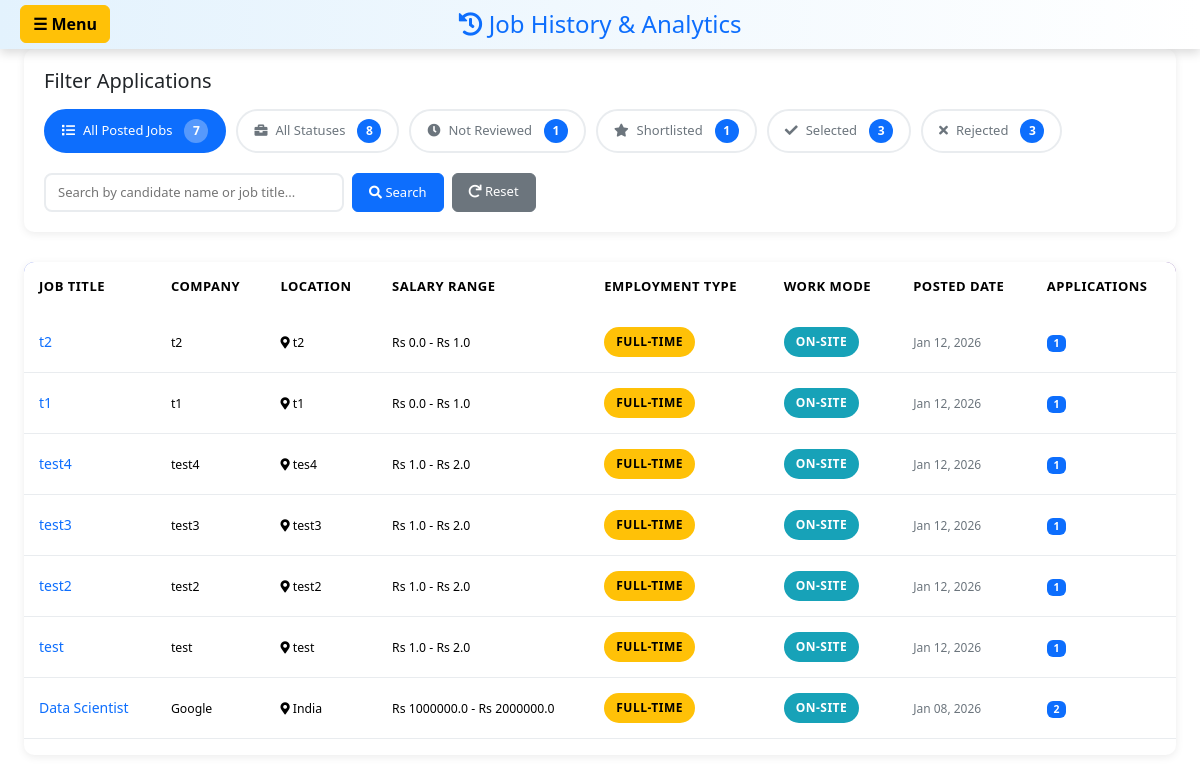
The page /job-history/?mode=jobs (signed in) on the database as committed earlier.
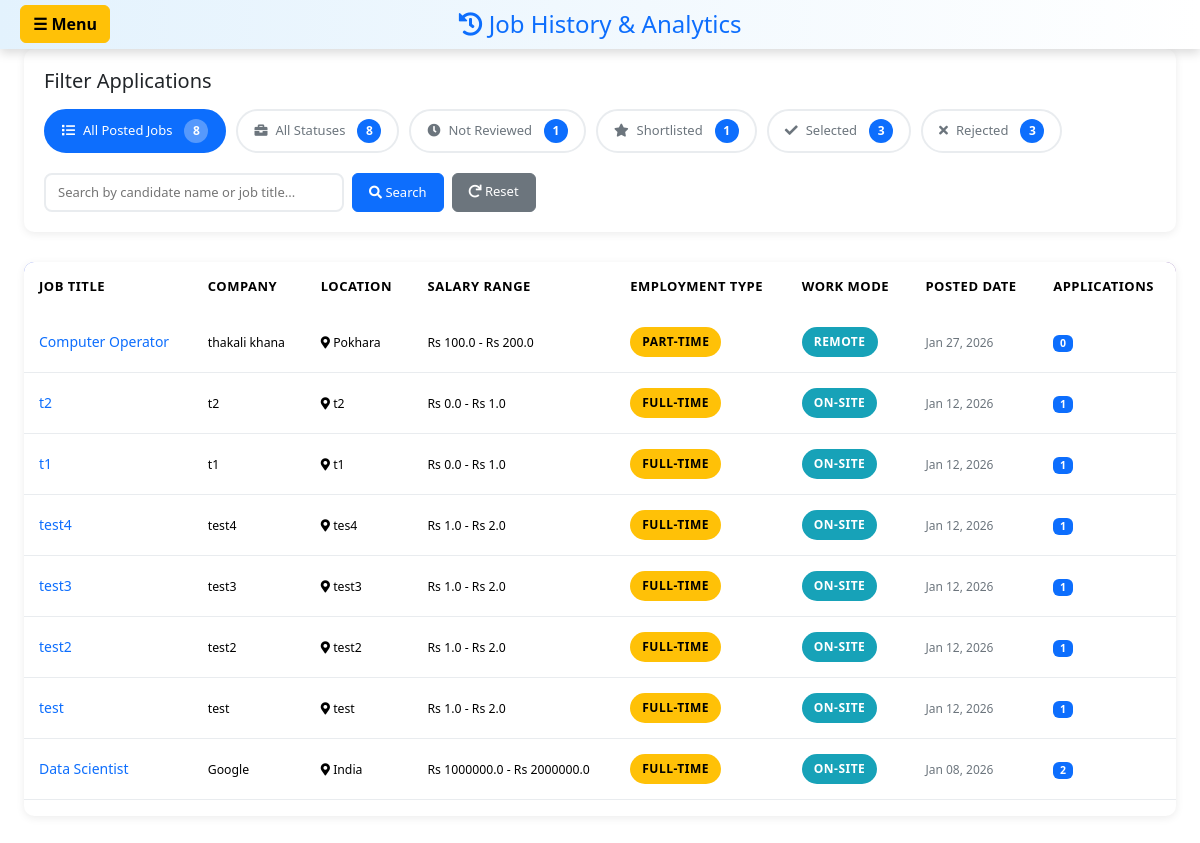
The same page on the database as committed later.
### hr/models.py (models this page shows, shortened)
class JobPost(models.Model):
    user=models.ForeignKey(User,on_delete=models.CASCADE)
    title=models.CharField(max_length=200)
    address=models.CharField(max_length=200)
    CompanyName=models.CharField(max_length=200)
    salaryLow=models.FloatField(default=0, validators=[MinValueValidator(0)])
    salaryHigh=models.FloatField(default=0, validators=[MinValueValidator(0)])
    applycount=models.IntegerField(default=0)
    lastDateToApply=models.DateField()
    created_at=models.DateTimeField(auto_now_add=True, null=True)
    employment_type = models.CharField(max_length=20, choices=EMPLOYMENT_TYPE_CHOICES, default='full-time', null=True, blank=True)
    work_mode = models.CharField(max_length=20, choices=WORK_MODE_CHOICES, default='on-site', null=True, blank=True)

### hr/views.py (the view, shortened to what this page needs)
# urls.py: path("job-history/", views.job_history, name='job_history'),
@login_required(login_url='login_user')
def job_history(request):
    all_jobs = JobPost.objects.filter(user=request.user).order_by('-created_at')
    display_mode = request.GET.get('mode', 'applications')
    all_applications = candidateApplication.objects.filter(
        job__user=request.user
    ).select_related('user', 'job').order_by('-applied_at')
    status_filter = request.GET.get('status', 'all')
    if status_filter != 'all':
        all_applications = all_applications.filter(status=status_filter)
    search_query = request.GET.get('search', '').strip()
    total_applications = candidateApplication.objects.filter(job__user=request.user).count()
    pending_count = candidateApplication.objects.filter(
        job__user=request.user, status='pending'
    ).count()
    shortlisted_count = candidateApplication.objects.filter(
        job__user=request.user, status='shortlisted'
    ).count()
    selected_count = candidateApplication.objects.filter(
        job__user=request.user, status='selected'
    ).count()
    rejected_count = candidateApplication.objects.filter(
        job__user=request.user, status='rejected'
    ).count()
    context = {
        'all_jobs': all_jobs,
        'all_applications': all_applications,
        'status_filter': status_filter,
        'search_query': search_query,
        'total_applications': total_applications,
        'pending_count': pending_count,
        'shortlisted_count': shortlisted_count,
        'selected_count': selected_count,
        'rejected_count': rejected_count,
        'total_jobs': all_jobs.count(),
        'display_mode': display_mode,
        'navbar_title': mark_safe("""
        <h2><i class="fas fa-history"></i> Job History & Analytics</h2>
    """)
    }
    return render(request, 'hr/job_history.html', context)

### hr/templates/hr/job_history.html (shortened to what the changed rows need)
<!DOCTYPE html>
<html lang="en">
<head>
    <link href="https://cdn.jsdelivr.net/npm/bootstrap@5.3.8/dist/css/bootstrap.min.css" rel="stylesheet">
    <link href="https://cdnjs.cloudflare.com/ajax/libs/font-awesome/6.4.0/css/all.min.css" rel="stylesheet">
</head>
<body>
    {% include 'hr/navbar.html' %}
    <div class="container-fluid px-4" style="max-width: 1400px;">
        <div class="filter-section">
            <div class="status-tabs">
                <a href="?mode=jobs" class="status-tab {% if display_mode == 'jobs' and request.GET.mode == 'jobs' %}active{% elif display_mode == 'jobs' %}active{% endif %}">
                    <i class="fas fa-list"></i>All Posted Jobs
                    <span class="count-badge">{{ total_jobs }}</span>
                </a>
            </div>
        </div>
        {% if display_mode == 'jobs' %}
            {% if all_jobs %}
            <div class="applications-table">
                <table class="table">
                    <thead>
                        <tr>
                            <th>Job Title</th>
                            <th>Company</th>
                            <th>Location</th>
                            <th>Salary Range</th>
                            <th>Employment Type</th>
                            <th>Work Mode</th>
                            <th>Posted Date</th>
                            <th>Applications</th>
                        </tr>
                    </thead>
                    <tbody>
                        {% for job in all_jobs %}
                        <tr>
                            <td>
                                <div class="job-title">{{ job.title }}</div>
                            </td>
                            <td>
                                <small>{{ job.CompanyName }}</small>
                            </td>
                            <td>
                                <small><i class="fas fa-map-marker-alt"></i> {{ job.address }}</small>
                            </td>
                            <td>
                                <small>Rs {{ job.salaryLow }} - Rs {{ job.salaryHigh }}</small>
                            </td>
                            <td>
                                <span class="status-badge" style="background-color: #ffc107; color: #000;">
                                    {{ job.get_employment_type_display|upper }}
                                </span>
                            </td>
                            <td>
                                <span class="status-badge" style="background-color: #17a2b8; color: white;">
                                    {{ job.get_work_mode_display|upper }}
                                </span>
                            </td>
                            <td>
                                <small class="applied-date">{{ job.created_at|date:"M d, Y" }}</small>
                            </td>
                            <td>
                                {% with app_count=job.candidateapplication_set.count %}
                                <span class="badge bg-primary">{{ app_count }}</span>
                                {% endwith %}
                            </td>
                        </tr>
                        {% endfor %}
                    </tbody>
                </table>
            </div>
            {% else %}
            <div class="empty-state">
                <div class="empty-state-icon"><i class="fas fa-briefcase"></i></div>
                <h5>No job posts found</h5>
                <p>You haven't posted any jobs yet</p>
            </div>
            {% endif %}
        {% endif %}
    </div>
</body>
</html>

Rows that differ between the two databases and show on the page:
added JobPost: title "Computer Operator", CompanyName "thakali khana", address "Pokhara", salaryLow "100.0", salaryHigh "200.0", employment_type "PART-TIME", work_mode "REMOTE", created_at "Jan 27, 2026", candidateapplication_set.count "0"
Other text that changed with them:
{{ total_jobs }}: "7" → "8"
